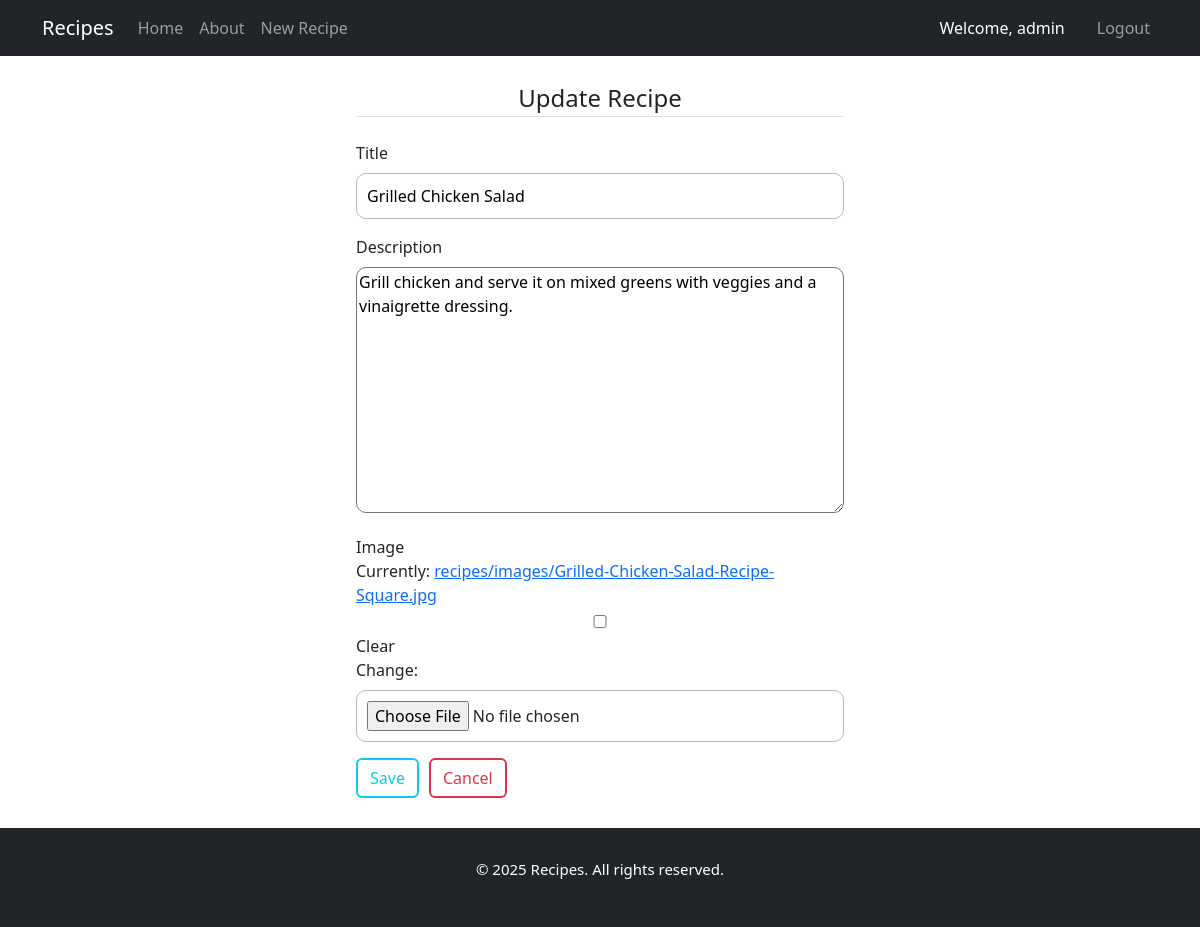
The page /recipe/2/update/ (signed in) on the database its author committed.
### recipes/models.py (models this page shows, shortened)
class Recipe(models.Model):
    title = models.CharField(max_length=100)
    description = models.TextField()
    image = models.ImageField(upload_to='recipes/images', blank=True, null=True)
    author = models.ForeignKey(User, on_delete=models.CASCADE)
    created_at = models.DateTimeField(auto_now_add=True)
    updated_at = models.DateTimeField(auto_now=True)

### recipes/views.py (the view, shortened to what this page needs)
# urls.py: path('recipe/<int:pk>/update/', views.RecipeUpdateView.as_view(), name="recipe-update"),
class RecipeUpdateView(UserPassesTestMixin ,LoginRequiredMixin ,UpdateView):
    model = models.Recipe
    template_name = 'recipes/recipe_update.html'
    fields = ['title', 'description', 'image']
    def test_func(self):
        recipe = self.get_object()
        return self.request.user == recipe.author
    def get_context_data(self, **kwargs):
        context = super().get_context_data(**kwargs)
        context['title'] = "Recipes | Update Recipe"
        return context

### recipes/templates/recipes/recipe_update.html (shortened to what this page needs)
{% extends 'recipes/base.html' %}
{% block content %}
<div class="col-md-6">
    <form method="POST" enctype="multipart/form-data">
        <fieldset class="form-group">
            <legend class="border-bottom mb-4 text-center">Update Recipe</legend>
            <div class="form-group mb-3">
                <label for="id_username">Title</label>
                <br>
                {{ form.title }}
            </div>
            <div class="form-group mb-3">
                <label for="id_email">Description</label>
                <br>
                {{ form.description }}
            </div>
            <div class="form-group mb-3">
                <label for="id_password1">Image</label>
                <br>
                {{ form.image }}
            </div>
            <div class="recipe-sav">
                <input type="submit" value="Save" class="btn btn-outline-info">
                <a href="{% url 'recipes-home' %}" class="btn btn-outline-danger">Cancel</a>
            </div>
        </fieldset>
    </form>
</div>
{% endblock content %}

### recipes/templates/recipes/base.html (shortened to what this page needs)
{% load static %}
<!DOCTYPE html>
<html lang="en">
<head>
    <link href="https://cdn.jsdelivr.net/npm/bootstrap@5.3.3/dist/css/bootstrap.min.css"
          rel="stylesheet"
>
    <link rel="stylesheet" href="{% static 'users/css/custom.css' %}">
    <link rel="stylesheet" href="{% static 'recipes/css/custom.css' %}">
</head>
<body>
    <nav class="navbar navbar-expand-lg navbar-dark bg-dark">
        <div class="container">
                <a class="navbar-brand" href="{% url 'recipes-landing' %}">Recipes</a>
                <div class="collapse navbar-collapse" id="navbarNav">
                    <ul class="navbar-nav">
                        <li class="nav-item">
                            <a class="nav-link" aria-current="page" href="{% url 'recipes-home' %}">Home</a>
                        </li>
                        <li class="nav-item">
                            <a class="nav-link" href="{% url 'recipes-about' %}">About</a>
                        </li>
                        {% if user.is_authenticated %}
                        <li class="nav-item">
                            <a class="nav-link" href="{% url 'recipe-create' %}">New Recipe</a>
                        </li>
                        {% endif %}
                    </ul>
                </div>
                <div class="navbar-nav">
                    {% if user.is_authenticated %}
                    <p class="nav-item nav-link mb-0 text-white me-3 ">Welcome, {{user.username}}</p>
                    <a href="{% url 'user-logout' %}" class="nav-link nav-item">Logout</a>
                    {% else %}
                    <a href="{% url 'user-login' %}" class="nav-link nav-item">Login</a>
                    <a href="{% url 'user-register' %}" class="nav-link nav-item">Signup</a>
                    {% endif %}
                </div>
        </div>
    </nav>
    <div class="container mt-4 col-10"  style="display: flex; flex-direction: column; align-items: center; justify-content: center; ">
        {% block content %}
        {% endblock content %}
    </div>
    <div class="footer">
        <p>&copy; {% now "Y" %} Recipes. All rights reserved.</p>
    </div>
</body>
</html>

### static/users/css/custom.css (style rules this page uses)
body { height: 100%; }
.mb-3 input, .mb-4 input { padding: 10px; border-radius: 10px; width: 100%; border: 1px solid rgb(185, 185, 185); margin-top: 8px; }
.mb-3 textarea { margin-top: 8px; width: 100%; border-radius: 10px; }
.recipe-sav { padding-bottom: 30px; display: flex; gap: 10px; }
.footer { padding: 30px; background-color: rgb(33, 37, 41, 1); }
.footer p { color: white; font-size: 15px; text-align: center; }

### static/recipes/css/custom.css (style rules this page uses)
.btn-outline-info { border: 2px solid #0dcaf0; }
.btn-outline-danger { border: 2px solid #dc3545; }

### rows shown on the page
Recipe: title "Grilled Chicken Salad", description "Grill chicken and serve it on mixed greens with veggies and a vinaigrette dressing."

### other values the page prints
{{ user.username }} "admin"
